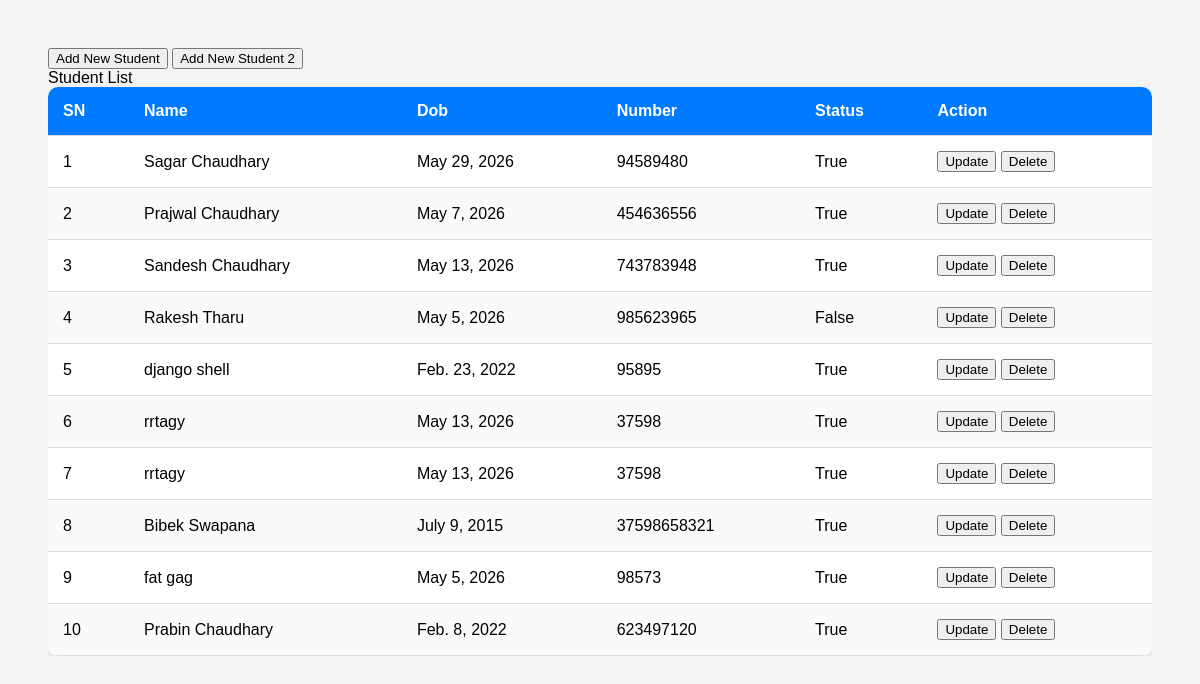
The app's page /home/student_list/, older data.
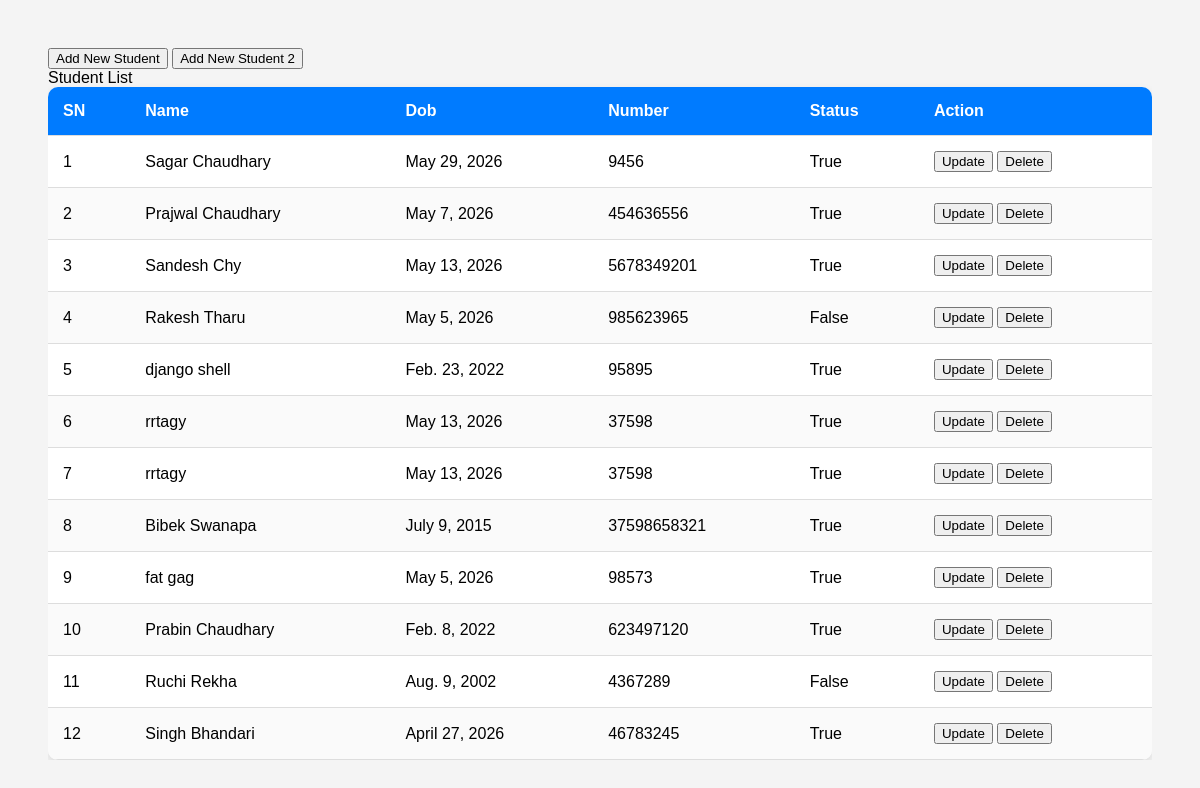
The same page, newer data.
### home/models.py (models this page shows, shortened)
class Student(models.Model):
    name = models.CharField(max_length=100,
                            null=True, blank=True,
                            help_text="student full name",
                            verbose_name="Student Name")
    dob = models.DateField()
    number = models.PositiveIntegerField(default=0)
    is_active = models.BooleanField(default=True)
    class Meta:
        db_table = "student" # mathiko table name lai 'student' table ma override garnalai

### home/views.py (the view)
# urls.py: path('student_list/', student_list, name="student"),
def student_list(request):
    student = Student.objects.all()
    context = {
        "student": student
    }
    return render(request,'student/index.html', context)

### home/templates/student/index.html (shortened to what this page needs)
<!DOCTYPE html>
<html lang="en">
<head>
</head>
<body>
  <div class="table-container">
    <a href="/home/student_create2/"><button >Add New Student</button></a>
    <a href="{% url 'create2' %}"> <button >Add New Student 2</button></a><br>
    <th1>Student List</th1>
    <table>
      <thead>
        <tr>
          <th>SN</th>
          <th>Name</th>
          <th>Dob</th>
          <th>Number</th>
          <th>Status</th>
          <th>Action</th>
        </tr>
      </thead>
      <tbody>
        {% for i in student %}
        <tr>
          <td>{{forloop.counter}}</td>
          <td>{{i.name}}</td>
          <td>{{i.dob}}</td>
          <td>{{i.number}}</td>
          <td>{{i.is_active}}</td>
          <td><a href="{% url 'update' i.id %}"><button >Update</button></a>
              <a href="{% url "delete" i.id %}"><button >Delete</button></a>
          </td>
        </tr>
        {% endfor %}
      </tbody>
    </table>
  </div>
</body>
</html>

### home/templates/student/index.html (style rules this page uses)
body { font-family: Arial, sans-serif; background: #f4f4f4; padding: 40px; }
.table-container { overflow-x: auto; }
table { width: 100%; border-collapse: collapse; background: white; border-radius: 10px; overflow: hidden; box-shadow: 0 4px 10px rgba(0,0,0,0.1); }
thead { background: #007bff; color: white; }
th, td { padding: 15px; text-align: left; border-bottom: 1px solid #ddd; }
tbody tr:nth-child(even) { background: #fafafa; }
th { font-weight: bold; }

Row changes from the older to the newer data that the page shows:
changed Student "Sagar Chaudhary": number "94589480" → "9456"
changed Student: name "Sandesh Chaudhary" → "Sandesh Chy"; number "743783948" → "5678349201"
changed Student: name "Bibek Swapana" → "Bibek Swanapa"
added Student: name "Ruchi Rekha", dob "Aug. 9, 2002", number "4367289", is_active "False"
added Student: name "Singh Bhandari", dob "April 27, 2026", number "46783245", is_active "True"
